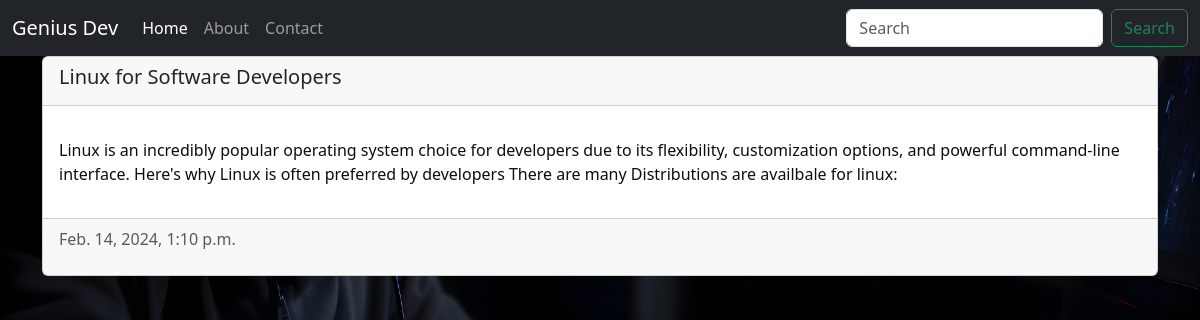
Screenshot of /BlogView/Linux-for-Developers/ with the database file from the repository.
### Blog/models.py (models this page shows, shortened)
class Post(models.Model):
    title=models.CharField(max_length=255,unique=True)
    description=models.CharField(max_length=200,null=True)
    slug=models.SlugField(unique=True,blank=True)
    content=models.TextField()
    published_date=models.DateTimeField(default=datetime.now)
    featured_image=models.ImageField(upload_to='blog_images')
    author=models.ForeignKey(Author,on_delete=models.SET_NULL,related_name="posts",null=True,default="Talha")
    tags=models.ManyToManyField(Tag)

### Blog/views.py (the view)
# urls.py: path('BlogView/<slug:slug>/', views.view_blog,name='view_blog'),
def view_blog(request,slug):
    post=get_object_or_404(Post,slug=slug)
    return render(request,'Blog/view_blog.html',{
        'post':post
    })

### Blog/templates/Blog/view_blog.html
{% extends "base.html" %}
{% block content %}
<div class="container">
    <div class="card">
      <div class="card-header">
        <h5 class="card-title">{{ post.title }}</h5>
      </div>
      <div class="card-body">
        <p class="card-text">{{ post.content | safe }}</p>
      </div>
      <div class="card-footer text-muted">
        <p>{{ post.published_date }}</p>
      </div>
    </div>
  </div>
{% endblock %}

### templates/base.html (shortened to what this page needs)
{% load static %}
<!DOCTYPE html>
<html lang="en">
<head>
    <link href="{% static "Blog/bootstrap/node_modules/bootstrap/dist/css/bootstrap.min.css" %}" rel="stylesheet">
    <link rel="stylesheet" href="{% static 'blog/CSS/base.css' %}">
    <link rel="stylesheet" href="{% static 'blog/CSS/all.min.css' %}">
</head>
<body class="bg-image">
  <nav class="navbar navbar-expand-lg navbar-dark bg-dark">
    <div class="container-fluid">
        <a class="navbar-brand" href="{% url 'home' %}">Genius Dev</a>
        <div class="collapse navbar-collapse" id="navbarScroll">
            <ul class="navbar-nav me-auto my-2 my-lg-0 navbar-nav-scroll" style="--bs-scroll-height: 100px;">
                <li class="nav-item">
                    <a class="nav-link active" aria-current="page" href="{% url 'home' %}">Home</a>
                </li>
                <li class="nav-item">
                    <a class="nav-link" href="{% url 'about' %}">About</a>
                </li>
                <li class="nav-item">
                    <a class="nav-link" href="{% url 'contact' %}">Contact</a>
                </li>
            </ul>
            <form class="d-flex" role="search" action="{% url 'home' %}" method="GET">
                <input class="form-control me-2" type="search" placeholder="Search" aria-label="Search" name="q" value="{{ request.GET.q }}">
                <button class="btn btn-outline-success" type="submit">Search</button>
            </form>
        </div>
    </div>
</nav>
    {% block content %}
    {% endblock %}
</body>
</html>

### Blog/static/Blog/CSS/base.css (style rules this page uses)
.bg-image { background-image: url("../Images/background.jpg"); background-repeat: no-repeat; background-size: cover; }

### rows the page displays
Post: title "Linux for Software Developers", content "Linux is an incredibly popular operating system choice for developers due to its flexibility, customization options, and powerful command-line interface. Here's why Linux is often preferred by developers There are many Distributions are availbale for linux:", published_date "Feb. 14, 2024, 1:10 p.m."
